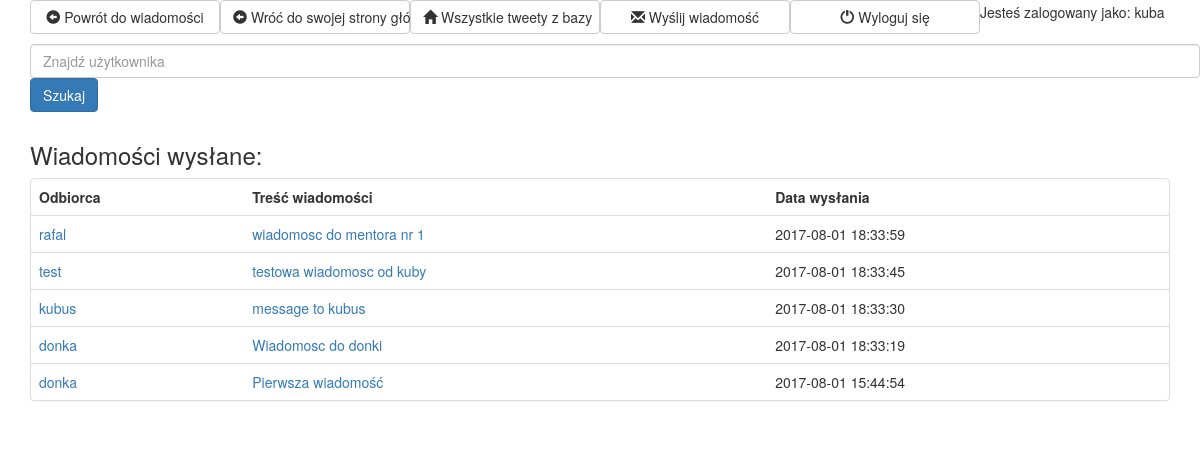
The app's page /messages/sent_messages.php (signed in) with its own data.
### tables this page shows
CREATE TABLE `Messages` (
  `id` int(11) NOT NULL AUTO_INCREMENT,
  `sender_id` int(11) NOT NULL,
  `receiver_id` int(11) NOT NULL,
  `text` text NOT NULL,
  `date` datetime DEFAULT CURRENT_TIMESTAMP,
  `is_read` tinyint(4) DEFAULT '0',
  `sender_username` varchar(255) NOT NULL,
  `receiver_username` varchar(255) NOT NULL,
  PRIMARY KEY (`id`),
  KEY `sender_id` (`sender_id`),
  KEY `receiver_id` (`receiver_id`),
  CONSTRAINT `Messages_ibfk_1` FOREIGN KEY (`sender_id`) REFERENCES `Users` (`id`),
  CONSTRAINT `Messages_ibfk_2` FOREIGN KEY (`receiver_id`) REFERENCES `Users` (`id`)
);

### src/Message.php (called while the page is built, shortened)
<?php
class Message {
    private $id;
    private $receiverId;
    private $text;
    private $creationDate;
    private $receiverUsername;
    public function __construct() {
        $this->id = -1;
        $this->receiverId = -1;
        $this->text = '';
        $this->creationDate = date("d-m-Y H:i:s");
        $this->receiverUsername = '';
    }
    public function getId() {
        return $this->id;
    }
    public function getReceiverId() {
        return $this->receiverId;
    }
    public function getText() {
        return $this->text;
    }
    public function getCreationTime() {
        return $this->creationDate;
    }
    public function getReceiverUsername() {
        return $this->receiverUsername;
    }
    static public function loadMessagesBySenderId(PDO $conn, $senderId) {
        $ret = [];
        $sql = 'SELECT * FROM Messages WHERE sender_id=:sender_id ORDER BY `date` DESC';
        $stmt = $conn->prepare($sql);
        $stmt->execute(['sender_id' => $senderId]);
        $result = $stmt->fetchAll(PDO::FETCH_ASSOC);
        if ($result !== false && $stmt->rowCount() > 0) {
            foreach ($result as $row) {
                $loadedMessage = new Message();
                $loadedMessage->id = $row['id'];
                $loadedMessage->senderId = $row['sender_id'];
                $loadedMessage->receiverId = $row['receiver_id'];
                $loadedMessage->text = $row['text'];
                $loadedMessage->creationDate = $row['date'];
                $loadedMessage->isRead = $row['is_read'];
                $loadedMessage->senderUsername = $row['sender_username'];
                $loadedMessage->receiverUsername = $row['receiver_username'];
                $ret[] = $loadedMessage;
            }
            return $ret;
        }
        return null;
    }
}

### messages/sent_messages.php (the view, shortened to what this page needs)
<?php
include '../config.php';
include '../src/Message.php';
$messages = Message::loadMessagesBySenderId($conn, $_SESSION['id']);
?>
<!doctype html>
<html lang="en">
    <head>
        <link rel="stylesheet" media="screen" href="https://maxcdn.bootstrapcdn.com/bootstrap/3.3.6/css/bootstrap.min.css">
    </head>
    <body>
        <div class="container">
            <div class="btn-group btn-group-justified" role="group" aria-label="...">
                <div class="btn-group" role="group">
                    <a href="messages.php"><button type="button" class="btn btn-default"><div class="glyphicon glyphicon-circle-arrow-left"></div> Powrót do wiadomości</button></a>
                </div>
                <div class="btn-group" role="group">
                    <a href="../profiles/user_profile.php"><button type="button" class="btn btn-default"><div class="glyphicon glyphicon-circle-arrow-left"></div> Wróć do swojej strony głównej</button></a>
                </div>
                <div class="btn-group" role="group">
                    <a href="../all_tweets.php"><button type="button" class="btn btn-default"><div class="glyphicon glyphicon-home"></div> Wszystkie tweety z bazy</button></a>
                </div>
                <div class="btn-group" role="group">
                    <a href="send_message.php"><button type="button" class="btn btn-default"><div class="glyphicon glyphicon-envelope"></div> Wyślij wiadomość</button></a>
                </div>
                <div class="btn-group" role="group">
                    <a href="../login.php?logout"><button type="button" class="btn btn-default"><div class="glyphicon glyphicon-off"></div> Wyloguj się</button></a>
                </div>
                <div class="btn-group" role="group">
                    <p>Jesteś zalogowany jako: <?php echo $_SESSION['username']; ?></p>
                </div>
            </div>
        </div>
        <div class="container">
            <div class="btn-group" role="group">
                <p><?php include '../search_form.php'; ?></p>
            </div>
        </div>
        <div class="container">
            <h3>
                Wiadomości wysłane:
            </h3>
        </div>
        <div class="container">
            <div class="panel panel-default">
                <table class = "table">
                    <?php
                    if (count($messages) > 0) {
                        echo '<tr><th>Odbiorca</th><th>Treść wiadomości</th><th>Data wysłania</th></tr>';
                        foreach ($messages as $row) {
                            $short = strlen($row->getText()) > 30 ? substr($row->getText(), 0, 30) . "..." : $row->getText();
                            echo '<tr><td><a href="../profiles/user_profile.php?id=' . $row->getReceiverId() . '">' . $row->getReceiverUsername() . "</a></td>"
                            . '<td><a href="message.php?id=' . $row->getId() . '">' . $short . "</a></td>"
                            . "<td>" . $row->getCreationTime() . "</td></tr>";
                        }
                    } else {
                        echo "Brak wiadomości<br>";
                    }
                    ?>
                </table>
            </div>
        </div>
    </body>
</html>

### records on screen
messages: receiver_username "rafal", text "wiadomosc do mentora nr 1", date "2017-08-01 18:33:59"
messages: receiver_username "test", text "testowa wiadomosc od kuby", date "2017-08-01 18:33:45"
messages: receiver_username "kubus", text "message to kubus", date "2017-08-01 18:33:30"
messages: receiver_username "donka", text "Wiadomosc do donki", date "2017-08-01 18:33:19"
messages: receiver_username "donka", text "Pierwsza wiadomość", date "2017-08-01 15:44:54"

### other values on screen
$_SESSION['username'] "kuba"
